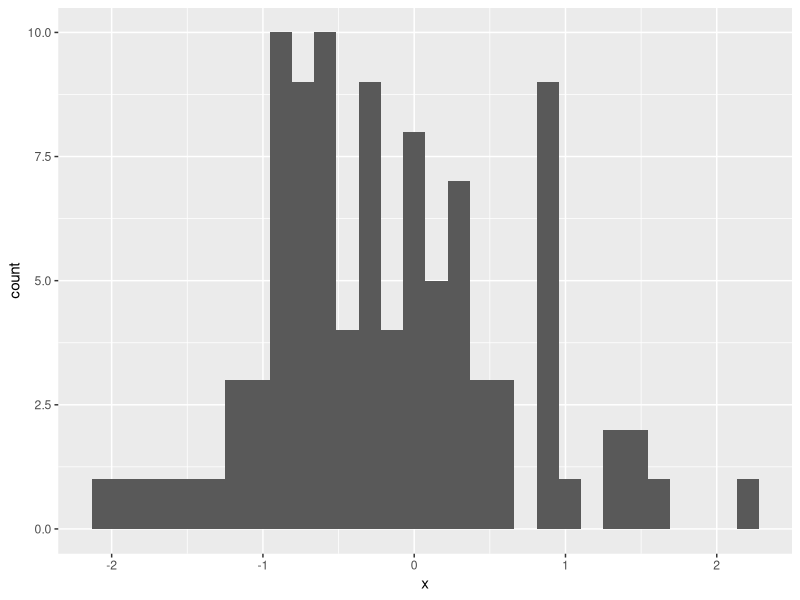

Generate this figure with R:
## ---- chunk 1
#| label: fig-norm-hist
#| fig-cap: "Normal histogram"
#| echo: false

library(ggplot2)

x <- rnorm(100)
df <- data.frame(x = x)

ggplot(df, aes(x=x)) +
    geom_histogram()
